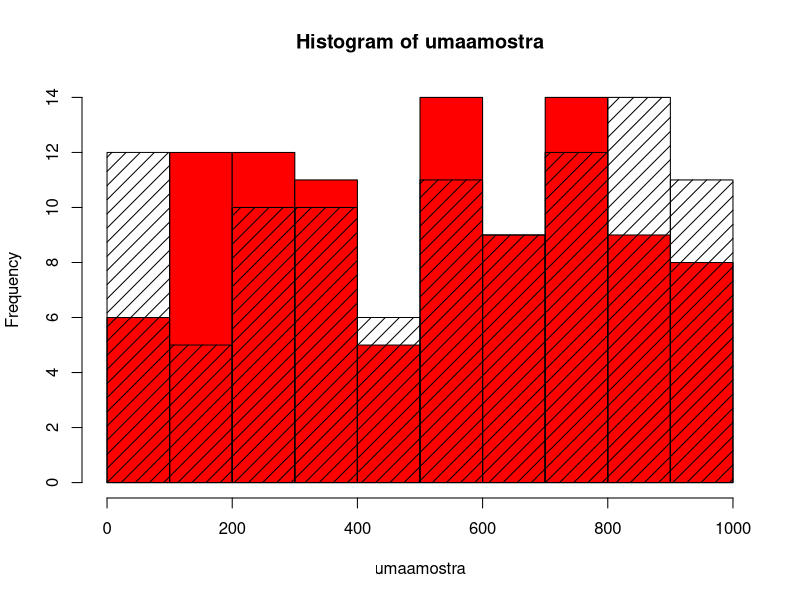
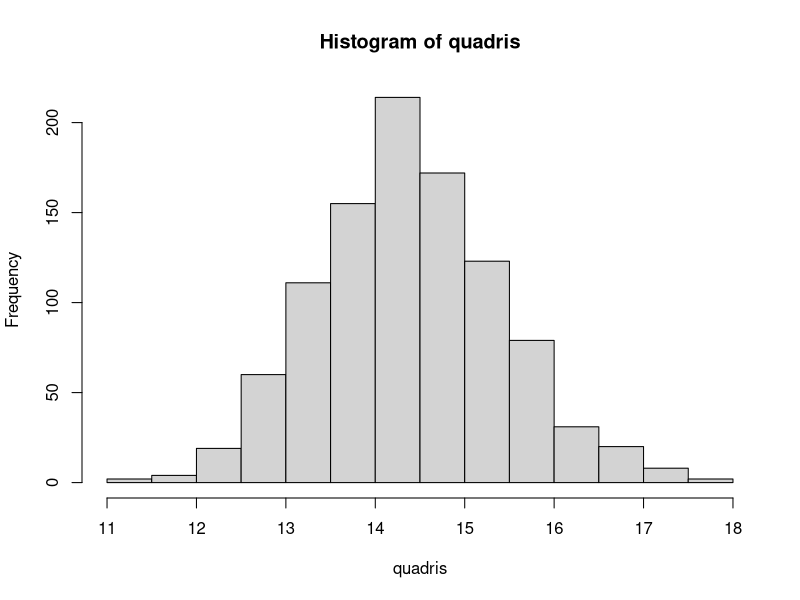
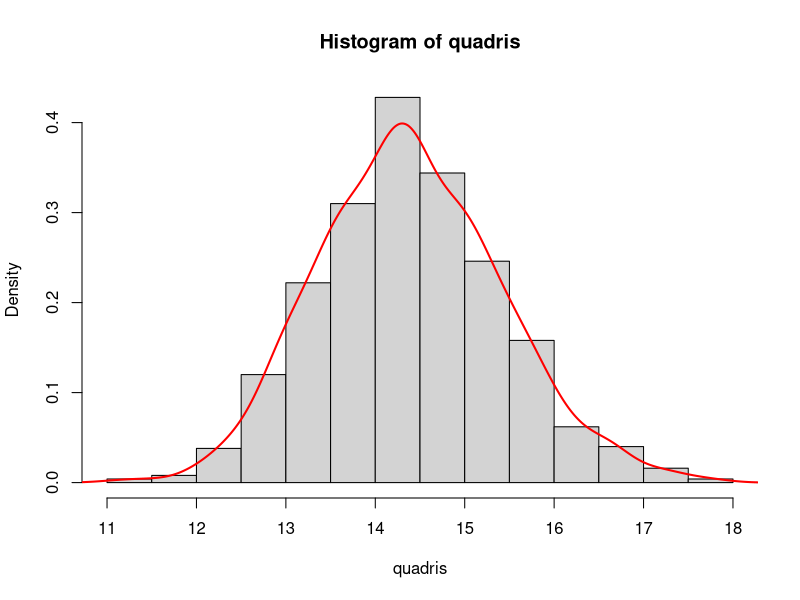
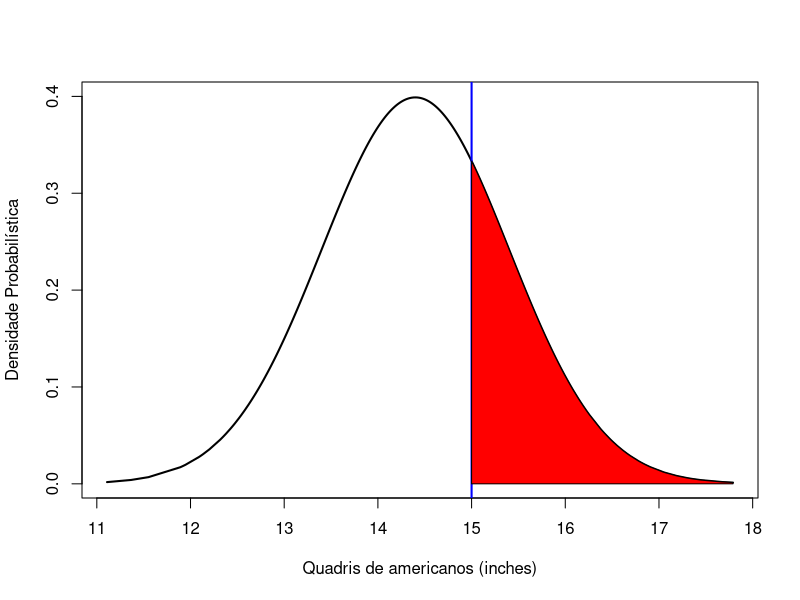
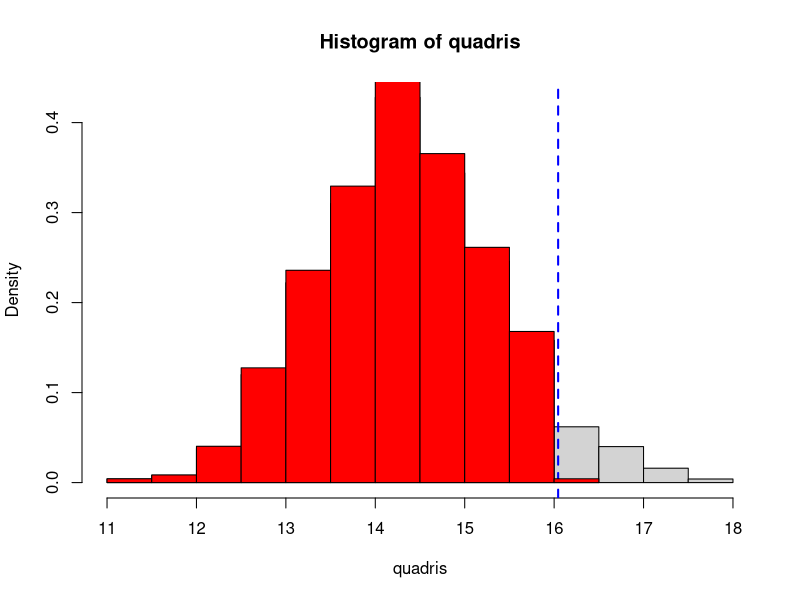
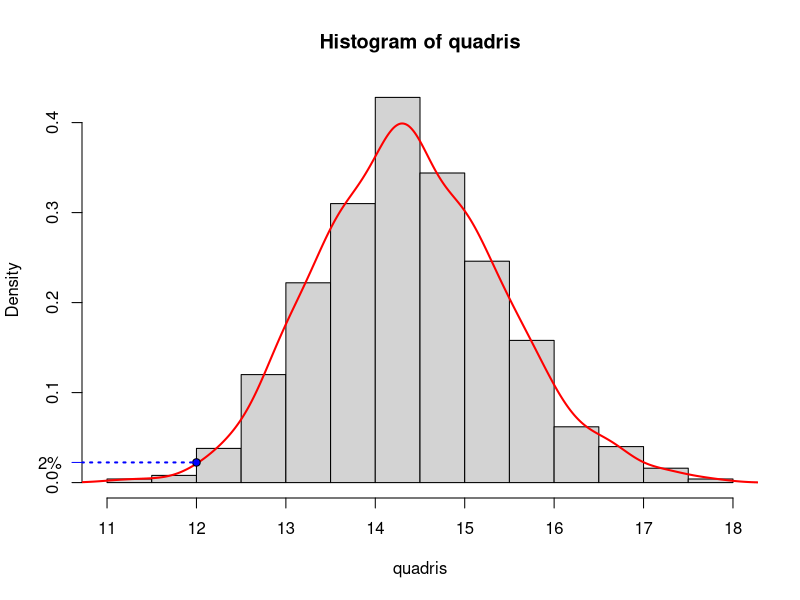

R code for these plots, in order:
#' # Amostragens aleatórias {#amost-aleat}
#' 
#' ## Funções para gerar permutações e simular dados
#' 
#' A função `sample()` aleatoriza valores em um vetor, com ou sem repetição, ou amostra um certo número de valores aleatoriamente de um vetor de valores.  
#' 
## ---- opts.label='evalF'-----------------------------------------------
# ALEATORIZANDO DADOS SEM AMOSTRAGEM
?sample

#' 
#' 
## ----------------------------------------------------------------------
# suponha um vetor de numeros
v1 <- 1:20
v1 # os numeros sao sequenciais

# se quiser embaralhar aleatoriamente
sample(v1)
sample(v1) # cada vez será diferente
sample(v1) # diferente de novo

# no exemplo acima, os numeros sao apenas embaralhados
table(v1) # cada valor só aparece uma vez
table(sample(v1)) # aqui tambem

# se eu quiser amostras com repeticao
table(sample(v1, replace = TRUE))
# ele repetiu alguns valores aleatoriamente
table(sample(v1, replace = TRUE)) # vai ser diferente toda vez que voce executa

# mas o comprimento é sempre o mesmo
length(v1)
length(sample(v1))
length(sample(v1, replace = T))

# agora com textos
table(LETTERS)
table(sample(LETTERS, replace = T))

#' 
#' Amostraremos `N` valores de um vetor qualquer:  
#' 
## ----------------------------------------------------------------------
# agora amostra um número qualquer de valores de um vetor qualquer:
umvetor <- seq(from = 0, to = 1000, by = 0.1)
length(umvetor)
head(umvetor, 10) # primeiros 10 elementos
# agora amostra 100 valores desse vetor que tem 9991 valores
umaamostra <- sample(umvetor, size = 100, replace = T)
# entao isso deve ser verdadeiro
length(umaamostra) == 100
# primeiros 10 valores amostrados
head(umaamostra, 10)
# histograma da amostra
hist(umaamostra, col = "red")
# note que a distribuição é uniforme, qualquer valor tem a mesma chance de ser amostrado
# faco outra vez e adiciono
outraamostra <- sample(umvetor, size = 100, replace = T)
# adiciono ao histograma anterior
hist(outraamostra, density = 10, add = T, col = "black")
# cada vez é diferente a sequencia de valores amostrados

#' 
#' ## Distribuições aleatórias
#' 
#' O R disponibiliza um conjunto um conjunto de funções para gerar densidade, distribuição cumulativa, quantis e geração aleatória de variáveis com diferentes distribuições de probabilidade (veja a seção [Para saber mais](#sabermais-distribuicoes) para mais informações).  
#' 
#' Aqui vamos conhecer as funções que geram variáveis aleatórias para duas distribuições probabilísticas:
#' 
#' * [Distribuição normal](https://en.wikipedia.org/wiki/Normal_distribution);
#' 
#' * [Distribuição log-normal](https://en.wikipedia.org/wiki/Log-normal_distribution).  
#' 
#' 
## ---- opts.label='evalF'-----------------------------------------------
# veja no R o help para as funções para as diferentes distribuições disponíveis no R.
?Distributions

#' 
#' ### Distribuição Normal
#' 
#' Segundo as companhias aéreas dos EUA, a largura dos quadris dos homens norte-americanos segue uma curva normal, com média de 14.4 polegadas, e desvio-padrão de 1 polegada.
#' 
#' #### `rnorm()`
#' 
#' Esta função permite gerar essa distribuição de valores aleatórios que seguem uma distribuição normal se soubermos a média e o desvio padrão.  
#' 
## ---- eval = FALSE-----------------------------------------------------
## ?rnorm # veja o help da função

#' 
## ----------------------------------------------------------------------
amedia <- 14.4
osd <- 1
# vamos gerar 1000 valores aleatórios com essa distribuição
quadris <- rnorm(n = 1000, mean = amedia, sd = osd)
# visualizando essa distribuição de valores
hist(quadris)

# ou visualizando a densidade probabilística dessa distribuição
hist(quadris, probability = T)
# a linha da densidade
lines(stats::density(quadris), col = "red", lwd = 2)

#' 
#' 
#' #### `pnorm()`
#' 
#' Esta função permite responder à pergunta:
#' 
#' ::: {.infobox .idea data-latex="idea"}
#' 
#' Qual percentual de pessoas não cabe em um assento de 15 polegadas?
#' 
#' :::
#' 
#' 
## ---- opts.label='evalF'-----------------------------------------------
# veja o help dessa função
?pnorm

#' 
#' 
## ----------------------------------------------------------------------
# qual o percentil/quantil da distribuição que é maior que 15 polegadas
# quem não cabe no assento?
qMaior15in <- pnorm(q = 15, mean = 14.4, sd = 1, lower.tail = F)
# note o argumento lower.tail=F (você quer apenas o percentil que está acima desse valor)
# ca. de 27%
qMaior15in
print(paste(round(qMaior15in * 100, 0), "% dos americanos não cabem em um assento de 15 polegadas", sep = ""))

# vamos visualizar isso
x <- sort(quadris) # ordenamos os quadris
y <- dnorm(x, mean = amedia, sd = 1) # calculamos a densidade probabilística desses valores
plot(x, y, type = "l", lwd = 2, col = "black", ylab = "Densidade Probabilística", xlab = "Quadris de americanos (inches)") # plotamos isso e temos nossa curva normal
# agora fazemos o mesmo para os quadris que satisfazem a condicao
abline(v = 15, lwd = 2, col = "blue") # o quadril da pergunta
xx <- sort(quadris[quadris >= 15])
yy <- dnorm(xx, mean = amedia, sd = 1)
# adicionamos isso na forma de um polígono
# coordenadas X do polígono (note que adicionei valores para poder fechar o polígono)
xxp <- c(15, xx, max(xx), 15)
# e adiciono também no eixo y
yyp <- c(0, yy, 0, 0)
# desenho o polígono correspondente
polygon(xxp, yyp, col = "red")
## a area desse polígono representa esse quantil
# (i.e. a porcentagem da população que tem quadril >= 15)

#' 
#' #### `qnorm()`
#' 
#' Esta função permite responder à pergunta:
#' 
#' ::: {.infobox .idea data-latex="idea"}
#' 
#' Qual largura de assento garante que 95% da população caberá?
#' 
#' :::
#' 
#' 
## ----------------------------------------------------------------------
# agora fazemos o inverso da função pnorm, ao inves de informar o quantil,
# informamos o percentil
qnorm(p = 0.95, mean = 14.4, sd = 1)
# este é o tamanho do assento que inclui 95% dos valores
# numa distribuição normal com essa média e esse desvio padrão
tamanho95 <- qnorm(p = 0.95, mean = 14.4, sd = 1)
# graficando isso?
hist(quadris, prob = T)
# limite de tamanho
abline(v = tamanho95, col = "blue", lwd = 2, lty = "dashed")
# plota valores que estao dentro dessa distribuicao
hist(quadris[quadris < tamanho95], prob = T, add = T, col = "red")

#' 
#' #### `dnorm()`
#' 
#' A função `dnorm()` gera a densidade probabilística para um conjunto de valores, tendo em vista uma distribuição normal de mesma média e mesmo desvio padrão.
#' Podemos responder à pergunta:
#' 
#' 
#' ::: {.infobox .idea data-latex="idea"}
#' 
#' Qual a densidade probabilística para um valor de quadril de 12 polegadas? Ou seja, qual a probabilidade de amostrar na população uma pessoa com quadril de 12 polegadas?
#' 
#' :::
#' 
#' 
## ----------------------------------------------------------------------
dq12 <- dnorm(x = 12, mean = 14.4, sd = 1)
dq12
# mostra na figura
# plota a densidade probabilística
hist(quadris, prob = T)
# coloca a linha
lines(stats::density(quadris), col = "red", lwd = 2)
# adicona um ponto que mostra a probabilidade do valor
points(x = 12, y = dq12, pch = 21, bg = "blue")
segments(0, dq12, 12, dq12, lty = "dotted", col = "blue", lwd = 2)
axis(side = 2, at = dq12, labels = paste(round(dq12 * 100, 0), "%", sep = ""), line = NULL, las = 2, col = "blue")

#' 
#' ## Para saber mais: {#sabermais-distribuicoes}
#' 
#' (1) [Probability distributions](http://www.r-tutor.com/elementary-statistics/probability-distributions).  
#' 
#' ## Exercícios
#' 
#' * Resolva o exercício [103.7 Cara ou coroa](http://notar.ib.usp.br/exercicio/34).
#' * Resolva o exercício [103.9 Lembrando matrizes e listas](http://notar.ib.usp.br/exercicio/37).
